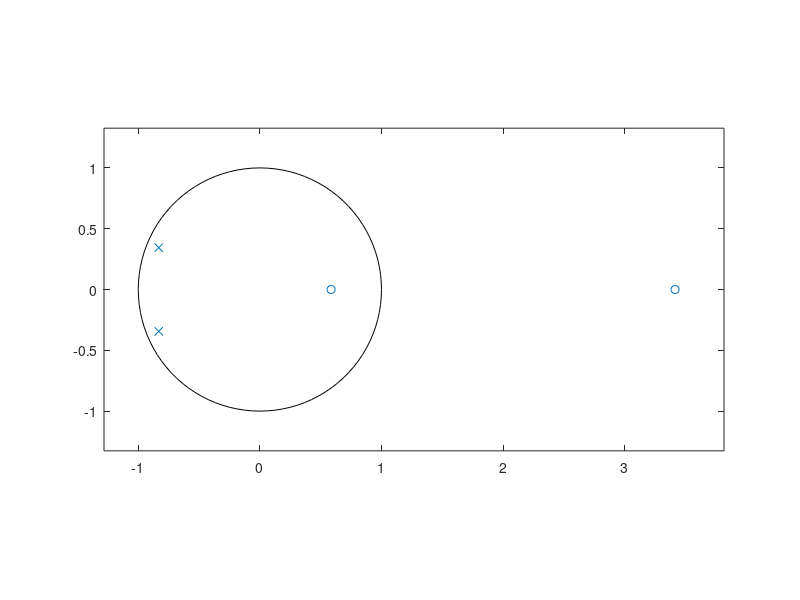

Recreate this plot in MATLAB.
% Exercise 11

% Given y(n) = 0.5 x(n) - 2x(n-1) + x(n-2) -2 rho cos (theta) y(n-1) - rho^2 y(n-2) 
% rho = 0.9, theta = pi/8
%    
% Which is the expression of H(z)?
% h(0)?
% h(n)?
% Compute its zeros and poles.
% Plot its zeros and poles.

close all
clearvars
clc

%% parameters

rho = 0.9;
theta = pi/8;

%% define H(z)

% denominator coefficients (from a_0 to a_D)
A_z = [1, 2*rho*cos(theta), rho^2];
% numerator coefficients (from b_0 to b_N)
B_z = [0.5, -2, 1];

%% h(0)

h_0 = B_z(1);

%% h(n)

n = 0:200;
delta = zeros(size(n));
delta(1) = 1;
h_filter = filter(B_z, A_z, delta);

%% zeros and poles

zeroes = roots(B_z);
poles = roots(A_z);

%% plot zeros and poles

figure; 
zplane(B_z, A_z);
grid



